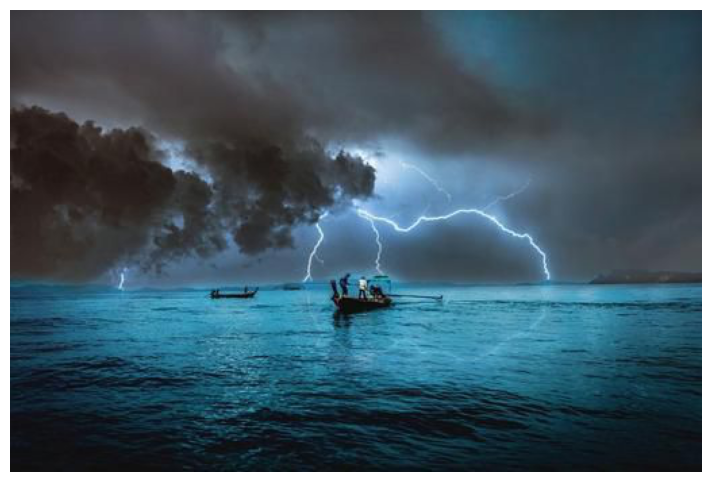
#> input picture output/107.png, 1423 x 964 px, given in place of 107.jpeg, which was not available (shown at 1/2 size)
$ jupyter execute 107.ipynb   (text cells are left out)
#> lines starting #> are read from the running program, lines starting #| are printed output that depends on the picture; pictures that were not available may be replaced by others from this repository, and a replacement may not be noted
[cell 1]
import cv2

# Load the first image as background
background_image_path = './data/107.jpeg'
background = cv2.imread(background_image_path)
#> background is the input picture: shape (964, 1423, 3); mean B, G, R 103.8, 91, 67.1

# Check if the image is loaded successfully
if background is None:
    print("Error loading background image.")
else:
    print("Background image loaded successfully.")

[cell 2]
# Load the second image as overlay
overlay_image_path = './data/108.jpeg'
overlay = cv2.imread(overlay_image_path)
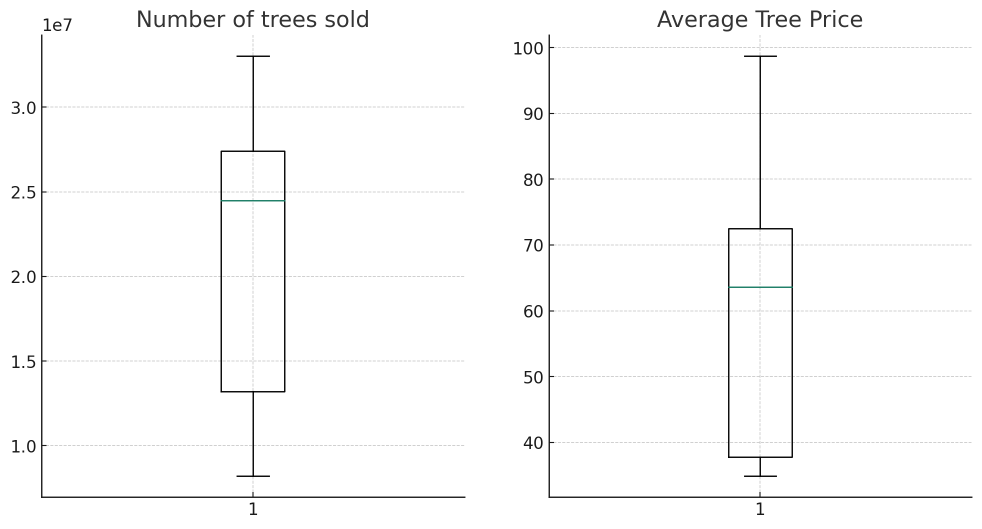
#> input picture output/8.png, 1963 x 1057 px, given in place of 108.jpeg, which was not available (shown at 1/2 size)
#> overlay is the input picture: shape (1057, 1963, 3); mean B, G, R 251, 251, 251

# Check if the image is loaded successfully
if overlay is None:
    print("Error loading overlay image.")
else:
    print("Overlay image loaded successfully.")

[cell 3]
# Resize overlay to match the background size
overlay_resized = cv2.resize(overlay, (background.shape[1], background.shape[0]))
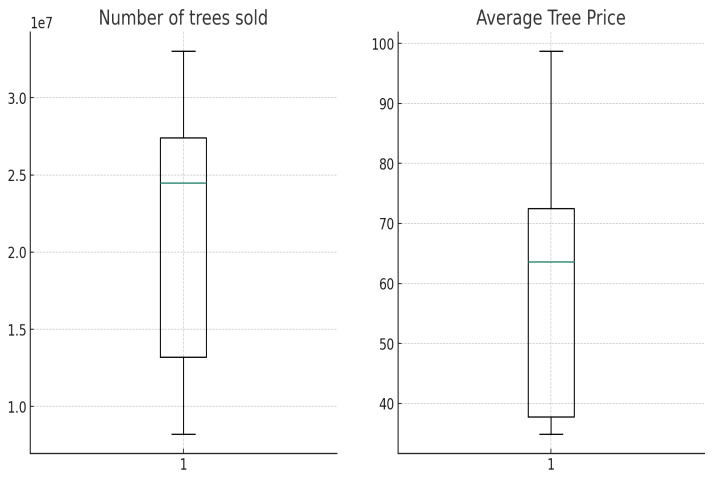
#> overlay_resized: shape (964, 1423, 3) (shown at 1/2 size); mean B, G, R 251, 251, 251

print("Overlay resized successfully.")

[cell 4]
# Overlay the second image on top of the first image
result = cv2.addWeighted(background, 1, overlay_resized, 1, 0)
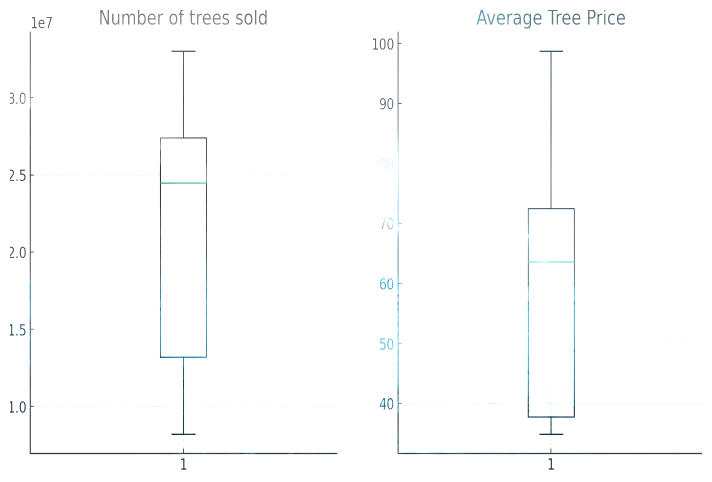
#> result: shape (964, 1423, 3) (shown at 1/2 size); mean B, G, R 253.1, 252.9, 252.4

# Save the resulting image
output_path = './output/overlay_result.jpeg'
cv2.imwrite(output_path, result)

print("Overlay completed and saved to:", output_path)
